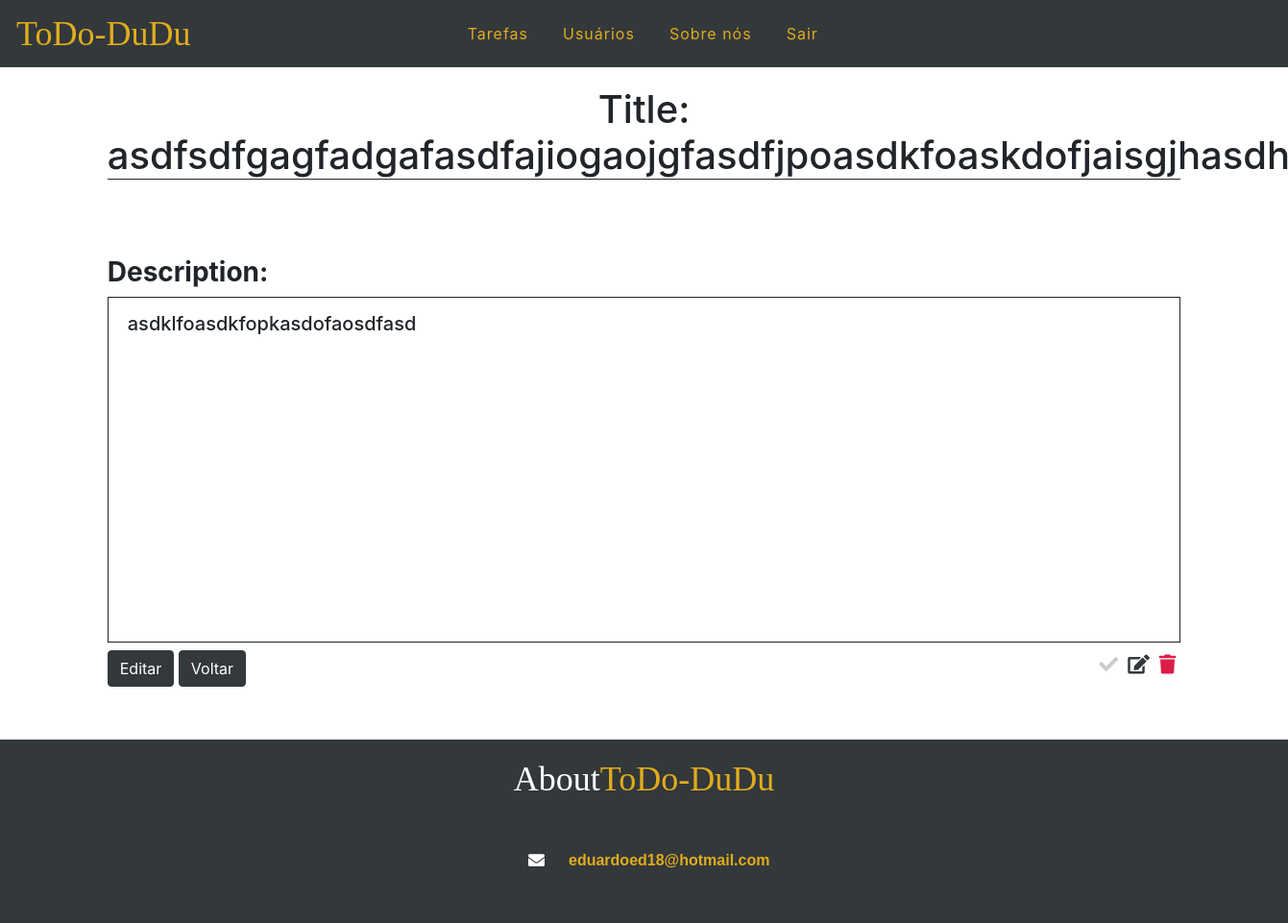
Before: /task/23 (signed in) with the older database file.
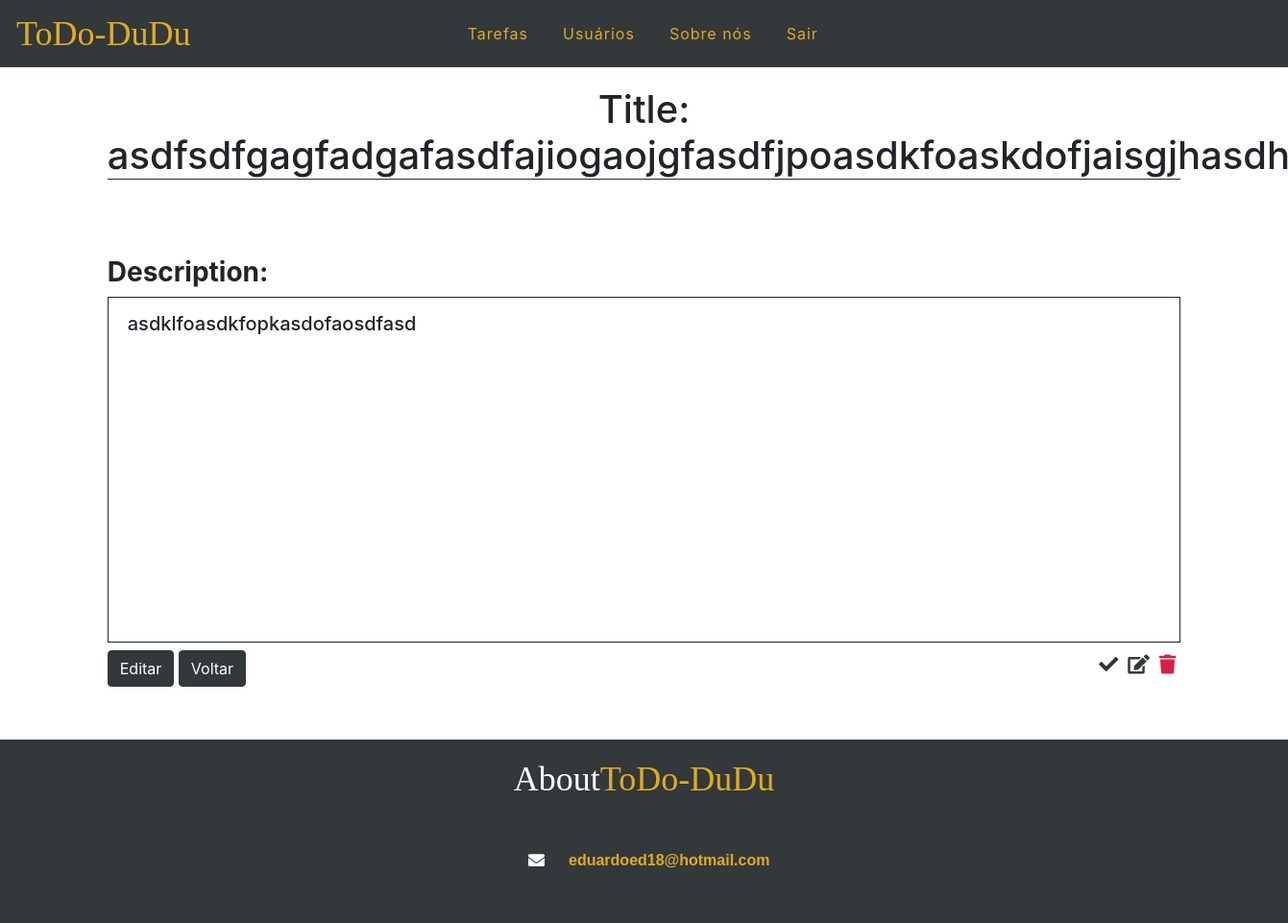
After: the same page with the newer database file.
### tasks/views.py (the view)
# urls.py: path('task/<int:id>', views.taskView, name="task-view"),
@login_required
def taskView(request, id):
    task = get_object_or_404(Task, pk=id)
    return render(request, 'tasks/task.html', {'task': task})

### tasks/templates/tasks/task.html (shortened to what this page needs)
{% extends 'base.html' %}
{% block content %}
<div class="offset-1 col-10 list-div">
    <h1 class="task-title">Title: {{task.title}}</h1>
    <h5 class="task-description">Description: </h5>
    <h5 class="task-content"><p>{{task.description}}</p></h3>
    <button id="btn-change" type="button" class="btn btn-success" onclick="{window.location.href='../edit/{{task.id}}'}">Editar</button>
    <button id="btn-change" type="button" class="btn btn-success" onclick="{window.location.href='http://'+ window.location.host +'/'}">Voltar</button>
    <a href="../delete/{{task.id}}" class="delete-btn"><span><i class="fas fa-trash"></i></span></a>
    <a href="../edit/{{task.id}}"><span><i class="fas fa-edit"></i></span></a>
    {% if task.done == 'doing' %}
    <a href="../changestatustask/{{task.id}}"><span><i class="fas fa-check"></i></span></a>
    {% else %}
    <a href="../changestatustask/{{task.id}}"><span><i class="fas fa-check blue"></i></span></a>
    {% endif %}
</div>
{% endblock %}

Changed rows visible on the page:
changed Task "asdfsdfgagfadgafasdfajiogaojgfasdfjpoasdkfoaskdofjaisgjhasdh": done "doing" → "done" (drawn)
